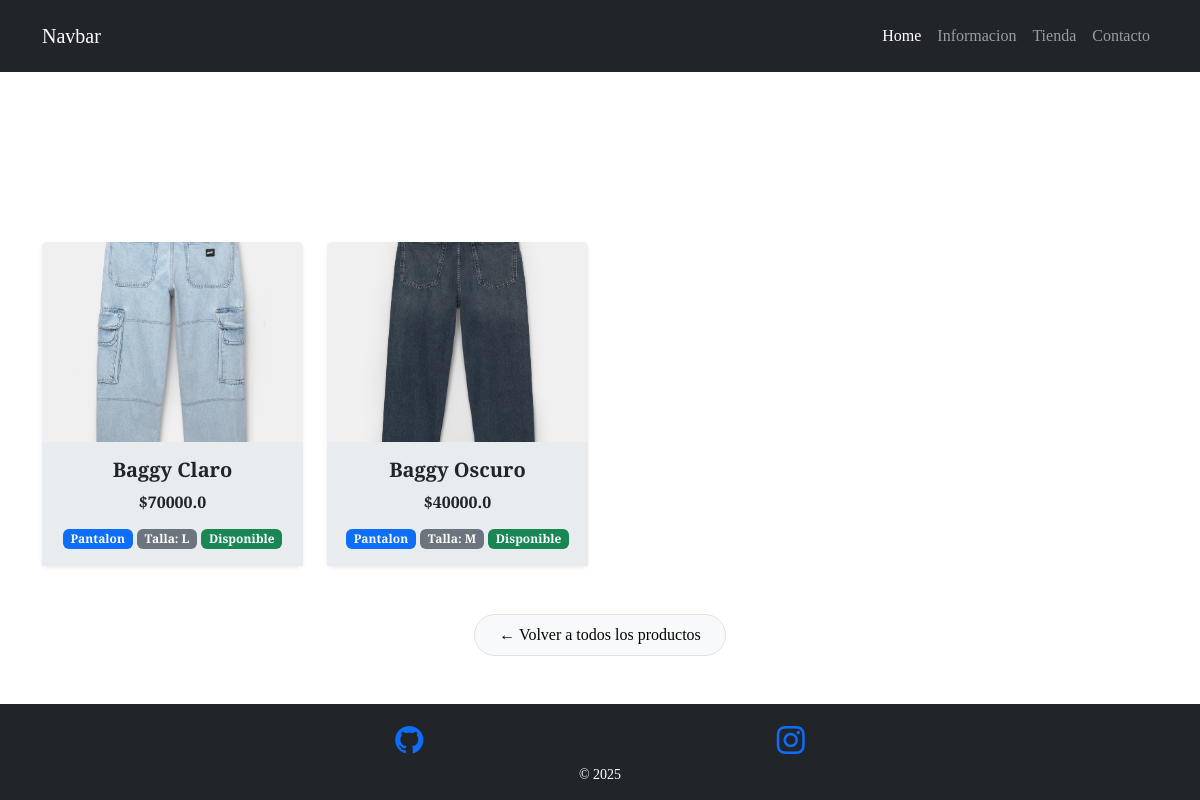
The page /tienda/categoria/2/ on the database its author committed.
### tienda/models.py (models this page shows, shortened)
class Producto(models.Model):
    TALLAS = [
        ('XS', 'XS'),
        ('S', 'S'),
        ('M', 'M'),
        ('L', 'L'),
        ('XL', 'XL'),
        ('XXL', 'XXL'),
    ]
    nombre = models.CharField(max_length=50, validators=[RegexValidator(
    regex=r"^[A-Za-zÁÉÍÓÚáéíóúÜüÑñ' -]+$",
    message="Solo se permiten letras, espacios, guiones y apóstrofes."
    )])
    categoria = models.ForeignKey(CategoriaProducto, on_delete=models.CASCADE)
    imagen = models.ImageField(upload_to="tienda")
    precio = models.FloatField()
    talla = models.CharField(max_length=3, choices=TALLAS, default='M')
    disponibilidad = models.BooleanField(default=True)
    created = models.DateTimeField(auto_now_add=True)
    updated = models.DateTimeField(auto_now=True)
    class Meta:
        verbose_name = "Producto"
        verbose_name_plural = "Productos"

class CategoriaProducto(models.Model):
    nombre = models.CharField(max_length=50, validators=[RegexValidator(
    regex=r"^[A-Za-zÁÉÍÓÚáéíóúÜüÑñ' -]+$",
    message="Solo se permiten letras, espacios, guiones y apóstrofes."
    )])
    created = models.DateTimeField(auto_now_add=True)
    updated = models.DateTimeField(auto_now=True)
    class Meta:
        verbose_name = "CategoriaProducto"
        verbose_name_plural = "CategoriasProducto"

### tienda/views.py (the view)
# urls.py: path('categoria/<int:categoria_id>/', views.categoria, name = "Categoria"),
def categoria(request, categoria_id):
    categoria = CategoriaProducto.objects.get(id=categoria_id)  # Usa id o el nombre correcto del campo
    productos = Producto.objects.filter(categoria=categoria)  # Filtrar por FK
    return render(request, "tienda/categorias.html", {
        "categoria": categoria,
        "productos": productos
    })

### tienda/templates/tienda/categorias.html (shortened to what this page needs)
{% extends "TiendaGenesisApp/base.html" %}
{% load static %}
{% block content %}
<div class="container">
    <article class="text-center mt-5">
        <h1>Catalogo</h1>
    </article>
    {% if productos %}
        <div class="row">
        {% for producto in productos %}
        <div class="col-md-3 mb-4 mt-4">
            <div class="card shadow-sm border-0 h-100" style="transition: transform 0.2s ease;">
                <img src="{{ producto.imagen.url }}" class="card-img-top" style="height: 200px; object-fit: cover;">
                <div class="card-body text-center d-flex flex-column justify-content-between" style="background-color: #e9ecef;">
                    <div>
                        <h5 class="card-title fw-bold mb-2">{{ producto.nombre }}</h5>
                        <p class="text-dark fw-semibold mb-1">${{ producto.precio }}</p>
                    </div>
                    <div class="mt-2">
                        <span class="badge bg-primary">{{ producto.categoria.nombre }}</span>
                        <span class="badge bg-secondary">Talla: {{ producto.talla }}</span>
                        {% if producto.disponibilidad %}
                            <span class="badge bg-success">Disponible</span>
                        {% else %}
                            <span class="badge bg-danger">Agotado</span>
                        {% endif %}
                    </div>
                </div>
            </div>
        </div>
        {% endfor %}
        </div>
    {% else %}
        <div class="text-center mt-5 mb-5">
            <h2 class="text-light">No hay productos disponibles en esta categoría</h2>
        </div>
    {% endif %}
</div>
<div class="text-center mt-4 mb-5">
    <a href="{% url 'Tienda' %}" class="btn btn-light px-4 py-2" style="border-radius: 25px; border: 1px solid #dee2e6;">
        ← Volver a todos los productos
    </a>
</div>
{% endblock %}

### TiendaGenesisApp/static/TiendaGenesisApp/css/styles.css (style rules this page uses)
:root { --first-color: rgb(0, 0, 0); --first-alpha-color: rgb(0, 0, 0.75); --second-color: rgb(30, 30, 30); --second-alpha-color: rgb(50, 50, 50); --third-color: rgb(221, 201, 201);; --bg-color: rgb(255, 255, 255); --bg-alpha-color: rgb(255, 255, 255, 0.75); }
body { font-family: "PT Serif", serif; color: var(--bg-color); background-image: url(../img/fondo.png); background-repeat: no-repeat; background-size: cover; background-position: center center; }
h1 { color: var(--bg-color); font-size: 75px; font: bold; }

### rows shown on the page
Producto: imagen (picture), nombre "Baggy Claro", precio "70000.0", categoria.nombre "Pantalon", talla "L", disponibilidad "Disponible"
Producto: imagen (picture), nombre "Baggy Oscuro", precio "40000.0", categoria.nombre "Pantalon", talla "M", disponibilidad "Disponible"
